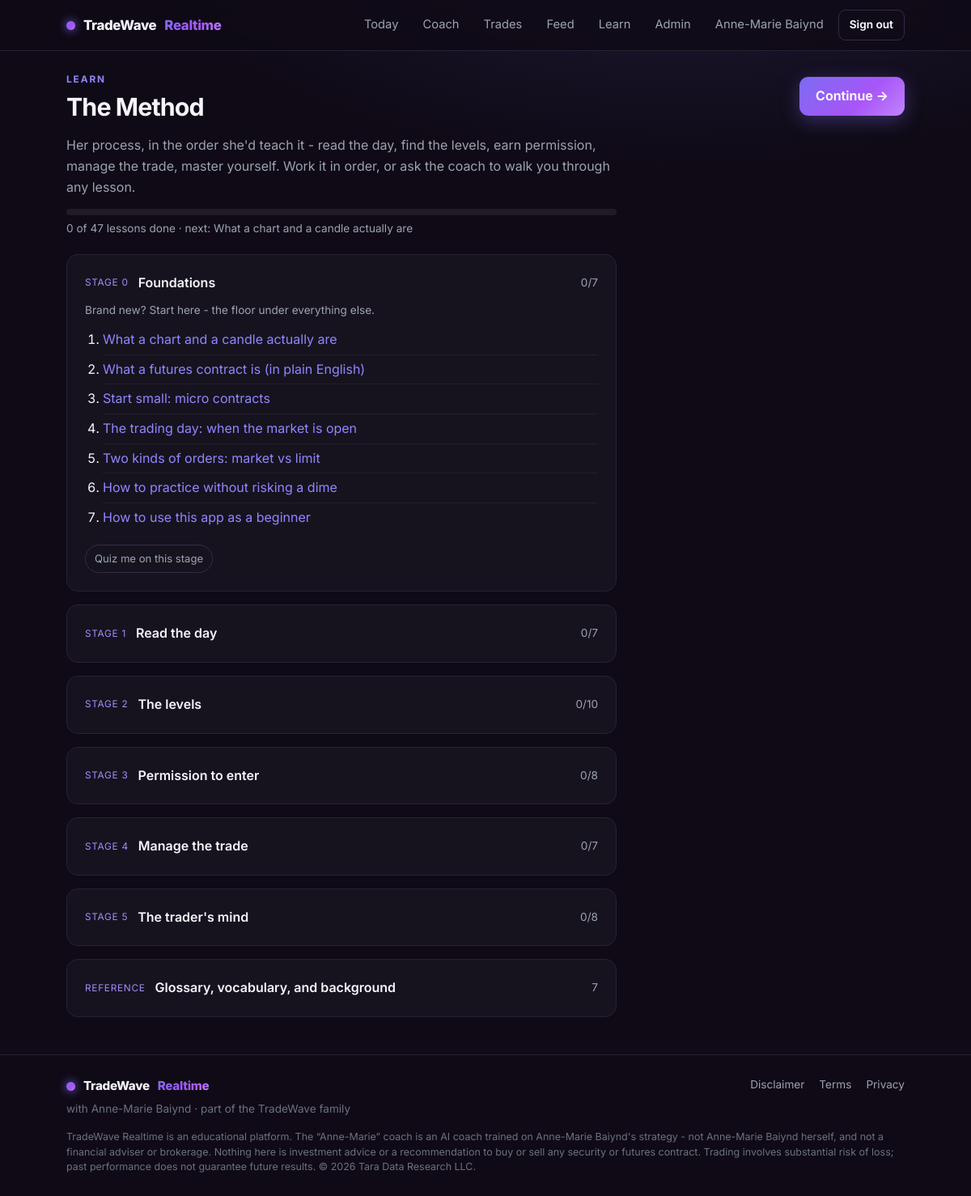
The app's page /app/library (signed in) with its own data.
### tradewave_realtime/app/models.py (models this page shows, shortened)
class User(db.Model):
    __tablename__ = "users"
    id = db.Column(db.Integer, primary_key=True)
    email = db.Column(db.String(255), unique=True, nullable=False, index=True)
    display_name = db.Column(db.String(120), nullable=False, default="")
    workos_user_id = db.Column(db.String(64), nullable=True, unique=True)
    stripe_customer_id = db.Column(db.String(64), nullable=True, unique=True)
    discord_user_id = db.Column(db.String(32), nullable=True, unique=True)
    discord_link_code = db.Column(db.String(12), nullable=True)
    password_hash = db.Column(db.String(255), nullable=False)
    role = db.Column(db.String(20), nullable=False, default="member")  # member | partner | admin
    accepted_ai_disclaimer = db.Column(db.Boolean, nullable=False, default=False)
    accepted_at = db.Column(db.DateTime, nullable=True)
    created_at = db.Column(db.DateTime, nullable=False, default=utcnow)
    last_active_at = db.Column(db.DateTime, nullable=True)
    threads = db.relationship("ChatThread", backref="user", lazy=True,
                              cascade="all, delete-orphan")
    @property
    def is_staff(self):
        return self.role in ("admin", "partner")
    @property
    def name_or_email(self):
        return self.display_name or self.email.split("@")[0]

class KnowledgeEntry(db.Model):
    __tablename__ = "knowledge_entries"
    id = db.Column(db.Integer, primary_key=True)
    title = db.Column(db.String(255), nullable=False)
    category = db.Column(db.String(40), nullable=False, default="method")
    content = db.Column(db.Text, nullable=False, default="")
    source = db.Column(db.String(255), nullable=False, default="")
    published = db.Column(db.Boolean, nullable=False, default=True, index=True)
    stage = db.Column(db.Integer, nullable=False, default=0)
    stage_order = db.Column(db.Integer, nullable=False, default=0)
    kind = db.Column(db.String(12), nullable=False, default="lesson")  # lesson | reference
    provenance = db.Column(db.String(16), nullable=False, default="team_inference")
    status = db.Column(db.String(12), nullable=False, default="approved")  # draft | approved | retired
    source_quote = db.Column(db.Text, nullable=False, default="")
    plain = db.Column(db.Text, nullable=False, default="")
    PROVENANCES = ["her_words", "her_approved", "team_inference"]
    created_at = db.Column(db.DateTime, nullable=False, default=utcnow)
    updated_at = db.Column(db.DateTime, nullable=False, default=utcnow, onupdate=utcnow)
    CATEGORIES = ["method", "psychology", "rules", "faq", "glossary", "foundation"]
    STAGES = {
        1: ("Read the day", "Before any trade: the master candles, the stair-step, "
                            "and the trend gate"),
        2: ("The levels", "Where price reacts: the map and every layer on it"),
        3: ("Permission to enter", "A level is a location, not a signal: confirmation "
                                   "and her two entries"),
        4: ("Manage the trade", "Exits, risk, sizing, and the day types"),
        5: ("The trader's mind", "Her signature: psychology, patience, and process"),
    }

### tradewave_realtime/app/main.py (the view)
@bp.route("/app/library")
@login_required
def library():
    from .models import UserLesson
    user = current_user()
    entries = (KnowledgeEntry.query.filter_by(published=True)
               .order_by(KnowledgeEntry.stage, KnowledgeEntry.stage_order).all())
    done_ids = {ul.entry_id for ul in UserLesson.query.filter_by(user_id=user.id).all()
                if ul.done_at}
    stages = []
    foundations = [e for e in entries if e.stage == 0 and e.kind == "lesson"]
    if foundations:
        stages.append({"no": 0, "title": "Foundations",
                       "blurb": "Brand new? Start here - the floor under everything else.",
                       "lessons": foundations,
                       "done": sum(1 for e in foundations if e.id in done_ids)})
    for stage_no, (title, blurb) in KnowledgeEntry.STAGES.items():
        lessons = [e for e in entries if e.stage == stage_no and e.kind == "lesson"]
        stages.append({
            "no": stage_no, "title": title, "blurb": blurb, "lessons": lessons,
            "done": sum(1 for e in lessons if e.id in done_ids),
        })
    reference = [e for e in entries if e.stage == 0 and e.kind == "reference"]
    total = sum(len(s["lessons"]) for s in stages)
    total_done = sum(s["done"] for s in stages)
    current_stage = next((s["no"] for s in stages if s["done"] < len(s["lessons"])),
                         stages[-1]["no"] if stages else 1)
    next_lesson = next((e for s in stages for e in s["lessons"]
                        if e.id not in done_ids), None)
    return render_template("app/library.html", stages=stages, reference=reference,
                           done_ids=done_ids, total=total, total_done=total_done,
                           current_stage=current_stage, next_lesson=next_lesson)

### tradewave_realtime/app/security.py (called while the page is built)
def current_user():
    if "user_id" not in session:
        return None
    if getattr(g, "_cached_user", None) is None:
        g._cached_user = db_get_user(session["user_id"])
    return g._cached_user

def db_get_user(uid):
    return User.query.get(uid)

def login_required(view):
    @wraps(view)
    def wrapped(*args, **kwargs):
        if current_user() is None:
            flash("Please sign in to continue.", "info")
            return redirect(url_for("auth.login", next=request.path))
        return view(*args, **kwargs)
    return wrapped

### tradewave_realtime/app/templates/app/library.html (shortened to what this page needs)
{% extends "base.html" %}
{% block content %}
<div class="app-head">
  <div>
    <div class="eyebrow">Learn</div>
    <h1 style="font-size:1.9rem">The Method</h1>
  </div>
  {% if next_lesson %}
  <a class="btn btn-primary" href="{{ url_for('main.library_entry', entry_id=next_lesson.id) }}">Continue &rarr;</a>
  {% endif %}
</div>
<p class="muted" style="max-width:680px">Her process, in the order she'd teach it - read the day,
find the levels, earn permission, manage the trade, master yourself. Work it in order, or ask
the coach to walk you through any lesson.</p>
<div class="method-progress">
  <div class="bar"><span style="width:{{ (100 * total_done / total)|round(0, 'floor') if total else 0 }}%"></span></div>
  <div class="small muted">{{ total_done }} of {{ total }} lessons done{% if next_lesson %} &middot; next: {{ next_lesson.title }}{% endif %}</div>
</div>
{% for s in stages %}
<details class="stage card" {% if s.no == current_stage %}open{% endif %}>
  <summary>
    <span class="stage-n">Stage {{ s.no }}</span>
    <span class="stage-title">{{ s.title }}</span>
    <span class="stage-meta small muted">{{ s.done }}/{{ s.lessons|length }}</span>
  </summary>
  <p class="small muted stage-blurb">{{ s.blurb }}</p>
  <ol class="stage-lessons">
    {% for e in s.lessons %}
    <li class="{{ 'done' if e.id in done_ids }}">
      <a href="{{ url_for('main.library_entry', entry_id=e.id) }}">{{ e.title }}</a>
    </li>
    {% endfor %}
  </ol>
  <a class="chip" href="{{ url_for('chat.coach') }}?q=Quiz me on stage {{ s.no }}, {{ s.title }}">Quiz me on this stage</a>
</details>
{% endfor %}
<details class="stage card reference">
  <summary>
    <span class="stage-n">Reference</span>
    <span class="stage-title">Glossary, vocabulary, and background</span>
    <span class="stage-meta small muted">{{ reference|length }}</span>
  </summary>
</details>
{% endblock %}

### tradewave_realtime/app/templates/base.html (shortened to what this page needs)
<!DOCTYPE html>
<html lang="en">
<head>
  <link rel="stylesheet" href="{{ url_for('static', filename='css/styles.css') }}?v={{ ASSET_V }}">
</head>
<body>
<nav class="nav"><div class="container nav-in">
  <a class="brand" href="{{ url_for('main.index') }}">
    <span class="dot"></span> TradeWave <span class="rt">Realtime</span>
  </a>
  <div class="nav-links">
    {% if current_user %}
      <a href="{{ url_for('main.dashboard') }}">Today</a>
      <a href="{{ url_for('chat.coach') }}">Coach</a>
      <a href="{{ url_for('trades.trades_page') }}">Trades</a>
      <a href="{{ url_for('main.feed') }}">Feed</a>
      <a href="{{ url_for('main.library') }}">Learn</a>
      {% if current_user.is_staff %}<a href="{{ url_for('admin.dashboard') }}">Admin</a>{% endif %}
      <a href="{{ url_for('main.account') }}">{{ current_user.name_or_email }}</a>
      <form method="post" action="{{ url_for('auth.logout') }}" class="inline">
        <button class="btn btn-sm btn-ghost" type="submit">Sign out</button></form>
    {% else %}
      <a href="{{ url_for('main.index') }}#what-you-get">What you get</a>
      <a href="{{ url_for('main.index') }}#who-she">Who she is</a>
      <a href="{{ url_for('auth.login') }}">Sign in</a>
      <a class="btn btn-primary btn-sm" href="{{ url_for('auth.signup') }}">Start coaching free</a>
    {% endif %}
  </div>
</div></nav>
<main class="container">
  {% block content %}{% endblock %}
</main>
<footer><div class="container">
  <div class="cols">
    <div>
      <div class="brand" style="font-size:.95rem"><span class="dot"></span> TradeWave <span class="rt">Realtime</span></div>
      <div class="small" style="margin-top:6px">with {{ PARTNER }} · part of the TradeWave family</div>
    </div>
    <div style="display:flex;gap:18px;flex-wrap:wrap">
      <a href="{{ url_for('main.legal', page='disclaimer') }}">Disclaimer</a>
      <a href="{{ url_for('main.legal', page='terms') }}">Terms</a>
      <a href="{{ url_for('main.legal', page='privacy') }}">Privacy</a>
    </div>
  </div>
  <div class="legal-note">
    {{ BRAND }} is an educational platform. The “{{ COACH_NAME }}” coach is an {{ COACH_LABEL }} -
    not {{ PARTNER }} herself, and not a financial adviser or brokerage. Nothing here is investment
    advice or a recommendation to buy or sell any security or futures contract. Trading involves
    substantial risk of loss; past performance does not guarantee future results.
    © 2026 Tara Data Research LLC.
  </div>
</div></footer>
</body>
</html>

### tradewave_realtime/app/static/css/styles.css (style rules this page uses)
:root { --bg:#0f0a15; --bg2:#171320; --card:#16131f; --card2:#1d1930; --text:#f5f4fb; --muted:#9ca3af; --faint:#6b7280; --accent:#7c6cf2; --accent2:#a855f7; --accent-h:#9385ff; --green:#34d27c; --danger:#ef4444; --warn:#f59e0b; --info:#60a5fa; --border:#272234; --border2:#332c47; --radius:14px; --maxw:1080px; --grad:linear-gradient(135deg,#7c6cf2 0%,#a855f7 60%,#c084fc 100%); }
* { margin:0;padding:0;box-sizing:border-box }
html { scroll-behavior:smooth }
body { font-family:'Inter',-apple-system,BlinkMacSystemFont,'Segoe UI',sans-serif; background:radial-gradient(1200px 600px at 70% -10%,rgba(124,108,242,.18),transparent 60%),var(--bg); color:var(--text);line-height:1.6;min-height:100vh; }
a { color:var(--accent-h);text-decoration:none }
.container { max-width:var(--maxw);margin:0 auto;padding:0 22px }
.muted { color:var(--muted) }
.small { font-size:.85rem }
.nav { position:sticky;top:0;z-index:50;backdrop-filter:blur(10px); background:rgba(15,10,21,.82);border-bottom:1px solid var(--border) }
.nav-in { display:flex;align-items:center;gap:18px;height:62px }
.brand { display:flex;align-items:center;gap:10px;font-weight:800;letter-spacing:-.02em;font-size:1.05rem;color:var(--text) }
.brand .dot { width:11px;height:11px;border-radius:50%;background:var(--grad);box-shadow:0 0 12px var(--accent) }
.brand .rt { background:var(--grad);-webkit-background-clip:text;background-clip:text;color:transparent }
.nav-links { display:flex;gap:6px;margin-left:auto;align-items:center;flex-wrap:wrap }
.nav-links a { color:var(--muted);padding:7px 12px;border-radius:9px;font-size:.92rem }
.btn { display:inline-flex;align-items:center;gap:8px;border:none;cursor:pointer;font:inherit; font-weight:650;padding:11px 20px;border-radius:11px;background:var(--card2);color:var(--text); border:1px solid var(--border2);transition:.15s;text-decoration:none }
.btn-primary { background:var(--grad);border:none;color:#fff;box-shadow:0 6px 22px rgba(124,108,242,.35) }
.btn-ghost { background:transparent }
.btn-sm { padding:7px 13px;font-size:.85rem;border-radius:9px }
.card { background:var(--card);border:1px solid var(--border);border-radius:var(--radius);padding:22px }
.card+.card { margin-top:16px }
h1 { font-size:2.5rem;letter-spacing:-.03em;line-height:1.1 }
.eyebrow { text-transform:uppercase;letter-spacing:.16em;font-size:.74rem;color:var(--accent-h);font-weight:700;margin-bottom:8px }
.app-head { display:flex;align-items:center;justify-content:space-between;gap:16px;margin:26px 0 18px;flex-wrap:wrap }
.chip { display:inline-block;margin:4px 6px 0 0;font-size:.82rem;color:var(--muted);background:var(--card); border:1px solid var(--border2);padding:6px 11px;border-radius:999px;cursor:pointer }
.inline { display:inline }
footer { border-top:1px solid var(--border);margin-top:46px;padding:26px 0;color:var(--faint);font-size:.85rem }
footer .cols { display:flex;justify-content:space-between;gap:20px;flex-wrap:wrap }
footer a { color:var(--muted) }
.legal-note { margin-top:14px;font-size:.78rem;color:var(--faint);line-height:1.5 }
body { overflow-x:hidden }
.method-progress { margin:14px 0 20px;max-width:680px }
.method-progress .bar { height:8px;border-radius:6px;background:rgba(255,255,255,.07);overflow:hidden;margin-bottom:6px }
.stage { margin-bottom:12px;max-width:680px }
.stage summary { display:flex;align-items:center;gap:12px;cursor:pointer;list-style:none }
.stage-n { font-size:.74rem;letter-spacing:.06em;text-transform:uppercase;color:#a78bfa;white-space:nowrap }
.stage-title { font-weight:600;flex:1 }
.stage-blurb { margin:10px 0 4px }
.stage-lessons { margin:8px 0 12px;padding-left:22px }
.stage-lessons li { padding:5px 0;border-bottom:1px solid rgba(255,255,255,.05) }
.stage-lessons li:last-child { border-bottom:0 }

### records on screen
User: name_or_email "Anne-Marie Baiynd", display_name "Anne-Marie Baiynd"
KnowledgeEntry: title "What a chart and a candle actually are"
KnowledgeEntry: title "What a futures contract is (in plain English)"
KnowledgeEntry: title "Start small: micro contracts"
KnowledgeEntry: title "The trading day: when the market is open"
KnowledgeEntry: title "Two kinds of orders: market vs limit"
KnowledgeEntry: title "How to practice without risking a dime"
KnowledgeEntry: title "How to use this app as a beginner"
KnowledgeEntry: source "TradeWave Realtime"

### other values on screen
{{ total_done }} "0"
{{ total }} "47"
{{ s.no }} "0" "1" "2" "3" "4" "5"
{{ s.title }} "Foundations" "Read the day" "The levels" "Permission to enter" "Manage the trade" "The trader's mind"
{{ s.done }} "0" "0" "0" "0" "0" "0"
{{ s.lessons|length }} "7" "7" "10" "8" "7" "8"
{{ s.blurb }} "Brand new? Start here - the floor under everything else."
{{ reference|length }} "7"
{{ COACH_NAME }} "Anne-Marie"
{{ COACH_LABEL }} "AI coach trained on Anne-Marie Baiynd's strategy"
